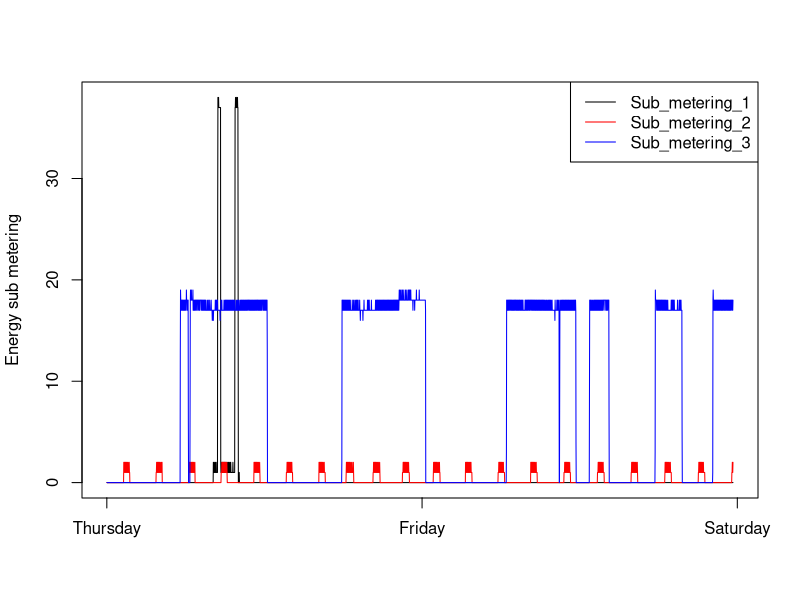

The R script that drew this image:
df_sub<-read.table("household_power_subset.txt",header = TRUE,sep = ";")

# third plot
png("Plot3.png",width = 480,height = 480)
plot(df_sub$Sub_metering_1,type = "l",xaxt="n",xlab="",ylab="Energy sub metering")
lines(df_sub$Sub_metering_2,type = "l",col="red",xaxt="n")
lines(df_sub$Sub_metering_3,col="blue",xaxt="n")
axis(1,at=2900,"Saturday")
axis(1,at=1450,"Friday")
axis(1,at=0,"Thursday")

legend("topright",legend = c("Sub_metering_1",
                             "Sub_metering_2",
                             "Sub_metering_3"),col=c("black","red","blue"),
       cex = 1,lty = 1)
dev.off()